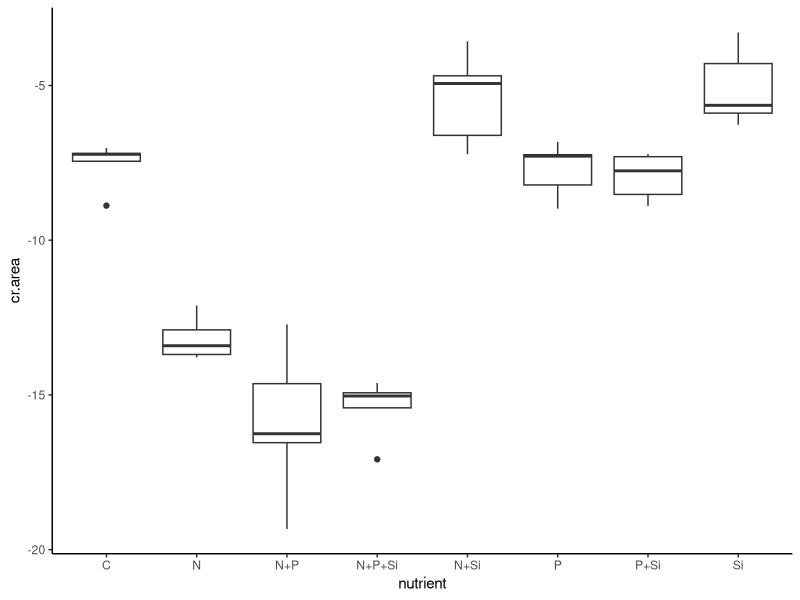
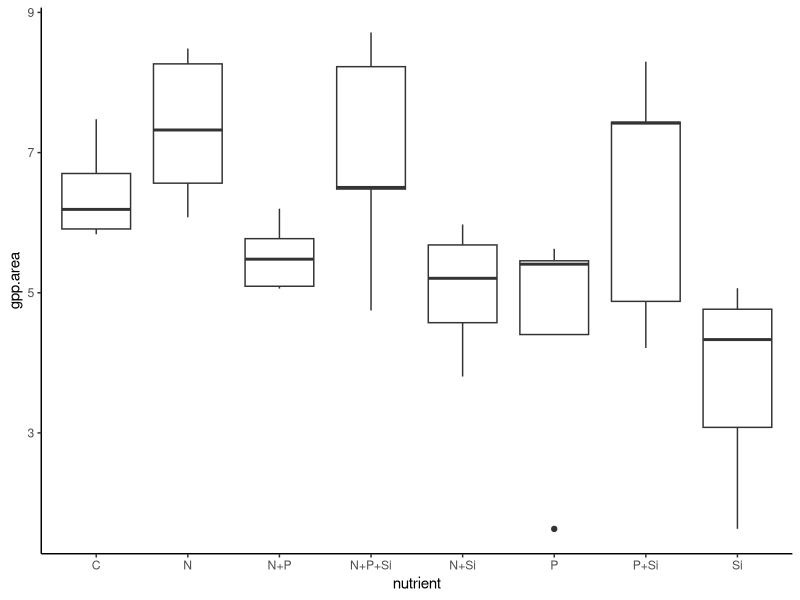
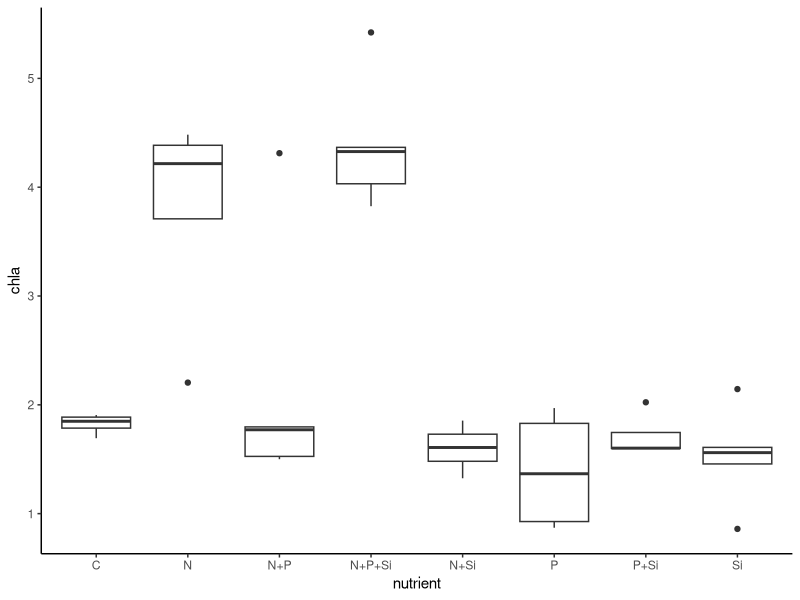
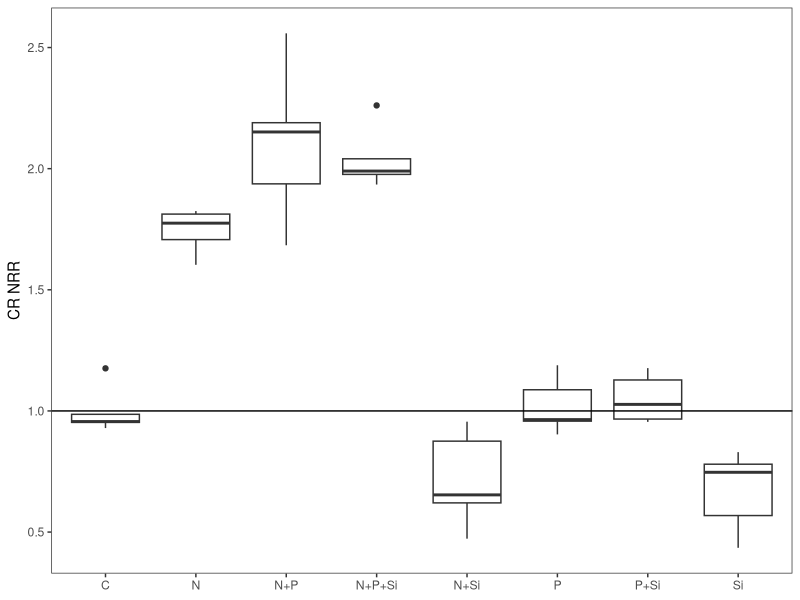
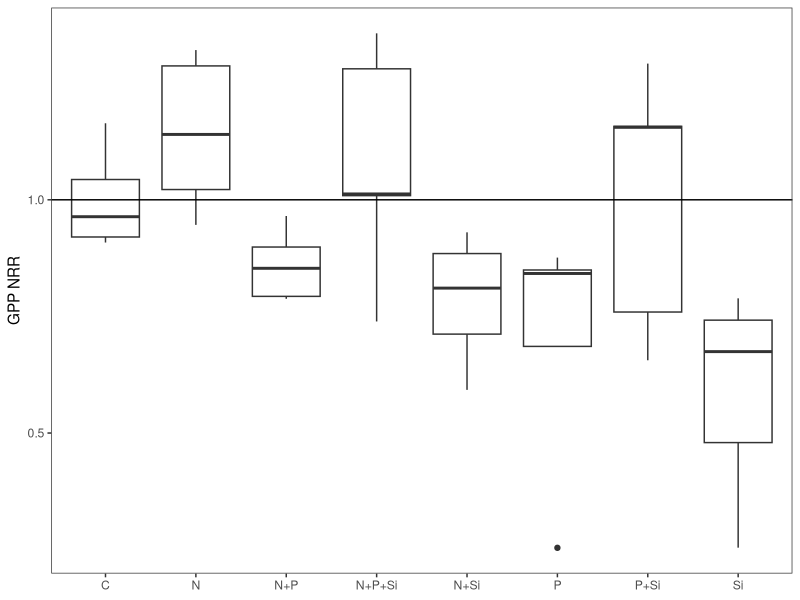
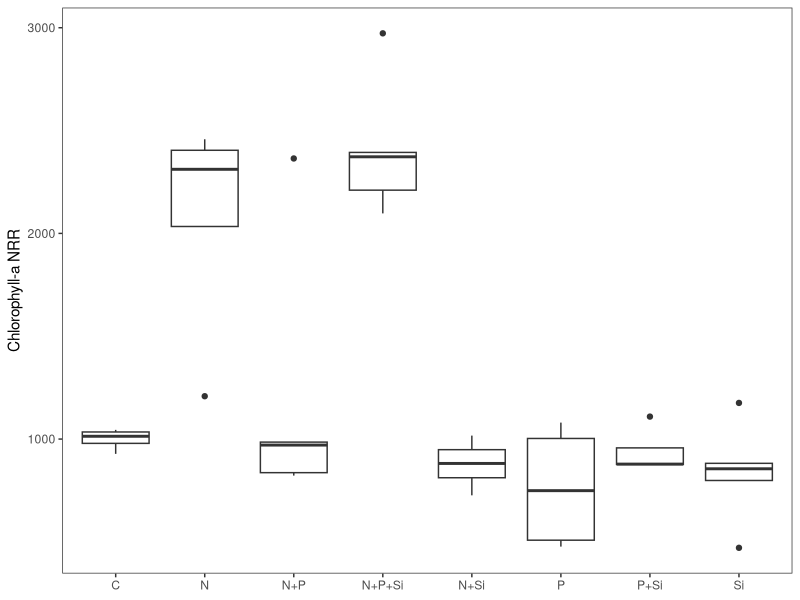
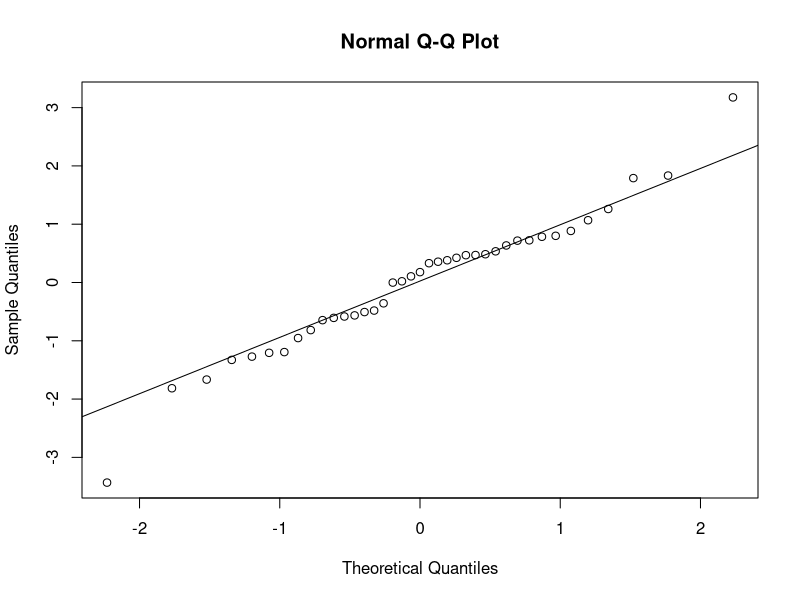
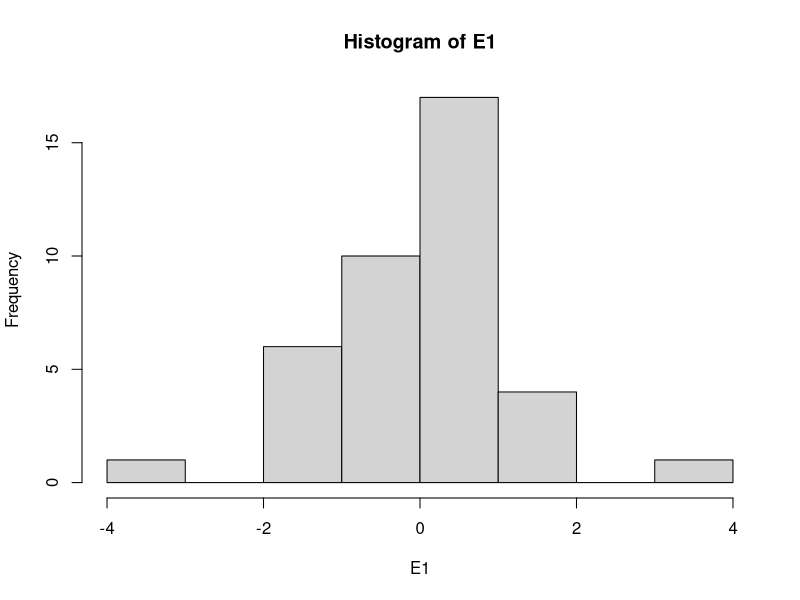

These figures' R source, in order: (Note: this script raises an error after producing the figures.)
#Author:  Clay Arango
#Creation date: 10-Feb-19
#Script to analyze NDS data from Summer 2018 WSB work with S. Roley and A. Alexiades

#packages
install.packages("nlme")
install.packages("nortest")
install.packages("plyr")
install.packages("dplyr")
install.packages("multcomp")
install.packages("MASS")
install.packages("ggplot2")
library(nlme)
library(nortest)
library(plyr)
library(dplyr)
library(multcomp)
library(MASS)
library(ggplot2)

#Load data
ring_summer <- read.table(file="ring_summer.csv", header=T, sep=",")

#set variable
d = ring_summer

#evaluate data to make sure factors are correct
names(d)

unique(d$nutrient) #control, N, NP, NPSi, NSi, P, PSi, Si
unique(d$N) #should be 0 and 1
unique(d$P) #should be 0 and 1
unique(d$Si) #should be 0 and 1
unique(d$top) #should be "sponge" and "glass"
#if need to change, use recode function below. 
d$top<-recode(d$top, "cellulose" ="sponge")
str(d)

#convert N and P and Si values (0 or 1 for absence or presence) to factors
d$N<-as.factor(d$N)
d$P<-as.factor(d$P)
d$Si<-as.factor(d$Si)
str(d)

#subset data into gpp and cr response
d.cr = subset(d, top=="sponge", data=d)
d.gpp = subset(d, top=="glass", data=d)

#check for outliers and check data entry before calculating CR-NRR
ggplot(d.cr, aes(x=nutrient, y=cr.area)) + geom_boxplot() + theme_classic()
#looks OK

#calculate nrr for cr
x<-ddply(d.cr, "nutrient", summarise, ave_cr = mean(cr.area, na.rm=T)) 
x
d.cr$cr.nrr = d.cr$cr.area/-7.554539 #divide by control ave_cr

#check for outliers and check data entry before calculating GPP- and chla-NRR
ggplot(d.gpp, aes(x=nutrient, y=gpp.area)) + geom_boxplot() + theme_classic()
#K8 data entry checks out, can stay in analysis
ggplot(d.gpp, aes(x=nutrient, y=chla)) + geom_boxplot() + theme_classic()
#S1, L7, N2 data entry checks out
#N2 could be excluded from analysis, but it won't affect NRR calculation

#calculate nrr for gpp and chla
x<- ddply(d.gpp, "nutrient", summarise, ave_gpp = mean(gpp.area, na.rm=T), ave_chla = mean(chla, na.rm=T)) 
x
d.gpp$gpp.nrr = d.gpp$gpp.area/6.422422 #divide by control ave_gpp
d.gpp$chla.nrr = d.gpp$chla/0.001824141 #divide by control ave_chla
#use to exclude outliers
#x1<- ddply(subset(d.gpp, !(nds.id=="F6")), "nutrient", summarise, ave_chla = mean(chla, na.rm=T)) 
#x1
#d.gpp$chla.nrr_1<-d.gpp$chla_ug_cm2/2.700340

#combine into one file and export
d.cr$chla.nrr<-NA
#d.cr$chla.nrr_1<-NA#for excluded outliers
d.cr$gpp.nrr<-NA
d.gpp$cr.nrr<-NA
d.nrr<-rbind(d.cr, d.gpp)
d.nrr$site.date<-"ring_summer"
write.table(d.nrr, "ring_summer_nrr.csv",  sep=",", quote=F, row.names =F)

###############
#plots of NRR
##############
ggplot(data=subset(d.cr, !(nutrient=="control")), aes(x=nutrient, y=cr.nrr))+geom_boxplot()+theme_bw()+
  ylab("CR NRR")+geom_abline(slope = 0, intercept = 1)+
  theme(axis.title.x=element_blank(), panel.grid.minor=element_blank(), panel.grid.major=element_blank())
#N limitation, possible P secondary limitation

ggplot(data=subset(d.gpp, !(nutrient=="control")), aes(x=nutrient, y=gpp.nrr))+geom_boxplot()+theme_bw()+
  ylab("GPP NRR")+geom_abline(slope = 0, intercept = 1)+
  theme(axis.title.x=element_blank(), panel.grid.minor=element_blank(), panel.grid.major=element_blank())
#possible N limitation (but not NP), likely no limitation

ggplot(data=subset(d.gpp, !(nutrient=="control")), aes(x=nutrient, y=chla.nrr))+geom_boxplot()+theme_bw()+
  ylab("Chlorophyll-a NRR")+geom_abline(slope = 0, intercept = 1)+ 
  theme(axis.title.x=element_blank(), panel.grid.minor=element_blank(), panel.grid.major=element_blank())
#N limitation (but why not N+P?)

##########
#NRR Summary Files
#########

GPP_sum<-ddply(d.gpp, "nutrient", summarise, ave_nrr.gpp=mean(gpp.nrr, na.rm=T), sd_nrr.gpp=sd(gpp.nrr, na.rm=T), 
               se_nrr.gpp =(sd(gpp.nrr)/sqrt(sum(!is.na(gpp.nrr)))), 
               ci95_nrr.gpp = (1.96*(sd(gpp.nrr)/sqrt(sum(!is.na(gpp.nrr))))),
               ave_nrr.chla=mean(chla.nrr, na.rm=T), sd_nrr.chla=sd(chla.nrr, na.rm=T), 
               se_nrr.chla =(sd(chla.nrr)/sqrt(sum(!is.na(chla.nrr)))), 
               ci95_nrr.chla = (1.96*(sd(chla.nrr)/sqrt(sum(!is.na(chla.nrr))))))
CR_sum<-ddply(d.cr, "nutrient", summarise, ave_nrr.cr=mean(cr.nrr, na.rm=T), sd_nrr.cr=sd(cr.nrr, na.rm=T), 
              se_nrr.cr =(sd(cr.nrr)/sqrt(sum(!is.na(cr.nrr)))), 
              ci95_nrr.cr = (1.96*(sd(cr.nrr)/sqrt(sum(!is.na(cr.nrr))))))

#now combine into one and export
d.sum<-merge(GPP_sum, CR_sum, by="nutrient")
d.sum$site_date<-"ring_summer"
write.table(d.sum, "ring_summer_summ.csv",  sep=",", quote=F, row.names=F)

############################################################
#analyze RESPIRATION data
############################################################

M1<-gls(cr.area~N*P*Si, data=d.cr, na.action=na.omit)
E1<-residuals(M1)
qqnorm(E1)
qqline(E1)
ad.test(E1)
   #residuals are normally distributed
hist(E1)  
plot(M1)

plot(filter(d.cr, !is.na(cr.area)) %>% dplyr::select(nutrient), 
     E1, xlab="nutrient", ylab="Residuals")
bartlett.test(cr.area~nutrient, data=d.cr)
   #variance test OK

anova(M1)
  
x <- group_by(d.cr, nutrient) %>%  # Grouping function causes subsequent functions to aggregate by season and reach
  summarize(cr.mean = abs(mean(cr.area, na.rm = TRUE)), # na.rm = TRUE to remove missing values
            cr.sd=abs(sd(cr.area, na.rm = TRUE)),  # na.rm = TRUE to remove missing values
            n = sum(!is.na(cr.area)), # of observations, excluding NAs. 
            cr.se=cr.sd/sqrt(n))

ggplot(data=x, aes(x=nutrient, y=cr.mean)) + 
  geom_bar(stat="identity", position=position_dodge(), color = "black") + 
  geom_errorbar(aes(ymin=cr.mean, ymax=cr.mean+cr.se), width=0.2, 
                position=position_dodge(0.9)) + 
  xlab("Nutrient") +
  ylab(expression(Respiration~(ug~O[2]~m^{-2}~h^{-1}))) +
  ylim(0,20) +
  labs(fill="Light") +
  theme_bw() +
  theme(panel.grid.major=element_blank(),
        panel.grid.minor=element_blank(),
        legend.title=element_text(size=6),
        legend.key=element_blank(), 
        legend.position=c(0.5,0.95), 
        legend.text=element_text(size=8), 
        legend.background=element_blank(), 
        legend.direction="horizontal", 
        legend.key.size=unit(0.3, "cm"), 
        axis.title.y=element_text(size=8), 
        axis.title.x=element_text(size=8), 
        axis.text.x=element_text(size=8))

#ggsave('output/figures/Ring_summer.tiff',
#       units="in",
#       width=3.25,
#       height=3.25,
#       dpi=1200,
#       compression="lzw")

#summarize nrr
x <- group_by(d.cr, nutrient) %>%  # Grouping function causes subsequent functions to aggregate by season and reach
  summarize(cr.mean = abs(mean(cr.nrr, na.rm = TRUE)), # na.rm = TRUE to remove missing values
            cr.sd=abs(sd(cr.nrr, na.rm = TRUE)),  # na.rm = TRUE to remove missing values
            n = sum(!is.na(cr.nrr)), # of observations, excluding NAs. 
            cr.se=cr.sd/sqrt(n))

############################################################
#analyze the PRODUCTION data
############################################################

M1<-gls(gpp.area~N*P*Si, data=d.gpp, na.action=na.omit) 
E1<-residuals(M1)
qqnorm(E1)
qqline(E1)
ad.test(E1)
   #residuals are not normal, but they are close

hist(E1, xlab="residuals", main="")
plot(M1)

plot(filter(d.gpp, !is.na(gpp.area)) %>% dplyr::select(nutrient), 
     E1, xlab="nutrient", ylab="Residuals")
bartlett.test(gpp.area~nutrient, data=d.gpp)
   #OK

anova(M1)
  
x <- group_by(d.gpp, nutrient) %>%  # Grouping function causes subsequent functions to aggregate by season and reach
  summarize(gpp.mean = abs(mean(gpp.area, na.rm = TRUE)), # na.rm = TRUE to remove missing values
            gpp.sd=abs(sd(gpp.area, na.rm = TRUE)),  # na.rm = TRUE to remove missing values
            n = sum(!is.na(gpp.area)), # of observations, excluding NAs. 
            gpp.se=gpp.sd/sqrt(n))

ggplot(data=x, aes(x=nutrient, y=gpp.mean)) + 
  geom_bar(stat="identity", position=position_dodge(), color = "black") + 
  geom_errorbar(aes(ymin=gpp.mean, ymax=gpp.mean+gpp.se), width=0.2, 
                position=position_dodge(0.9)) + 
  xlab("Nutrient") +
  ylab(expression(Production~(ug~O[2]~m^{-2}~h^{-1}))) +
  labs(fill="Light") +
  theme_bw() +
  theme(panel.grid.major=element_blank(),
        panel.grid.minor=element_blank(), 
        legend.title=element_text(size=6), 
        legend.key=element_blank(),  
        legend.position=c(0.5,0.95),  
        legend.text=element_text(size=8),  
        legend.background=element_blank(),  
        legend.direction="horizontal",  
        legend.key.size=unit(0.3, "cm"),  
        axis.title.y=element_text(size=8),  
        axis.title.x=element_text(size=8),  
        axis.text.x=element_text(size=8))

#ggsave('output/figures/gppByNutrient.tiff',
#       units="in",
#       width=3.25,
#       height=3.25,
#       dpi=1200,
#       compression="lzw")


#summarize nrr
x <- group_by(d.gpp, nutrient) %>%  # Grouping function causes subsequent functions to aggregate by season and reach
  summarize(gpp.mean = abs(mean(gpp.nrr, na.rm = TRUE)), # na.rm = TRUE to remove missing values
            gpp.sd=abs(sd(gpp.nrr, na.rm = TRUE)),  # na.rm = TRUE to remove missing values
            n = sum(!is.na(gpp.nrr)), # of observations, excluding NAs. 
            gpp.se=gpp.sd/sqrt(n))


#BELOW HERE IS NOT EDITED





############################################################
#analyze the CHL-A biomass on disks

M1<-gls(chla~N*P*light, data=roza_sum.chla, na.action=na.omit)
E1<-residuals(M1)
qqnorm(E1)
qqline(E1)
ad.test(E1)
  #residuals look bad (p=0.001)
hist(E1)
plot(M1)

vf1 = varIdent(form = ~ 1|N*P)
vf2 = varIdent(form = ~ 1|light)
vf3 = varIdent(form = ~ 1|N*P*light)
vf4 = varPower(form = ~ fitted(.)) 
vf5 = varExp(form = ~ fitted(.))
vf6 = varConstPower(form = ~ fitted(.))
vf7 = varExp(form = ~ fitted(.)|nutrient)

M2<-gls(chla~N*P*light, data=roza_sum.chla, na.action=na.omit, weights=vf1)
M3<-gls(chla~N*P*light, data=roza_sum.chla, na.action=na.omit, weights=vf2)
M4<-gls(chla~N*P*light, data=roza_sum.chla, na.action=na.omit, weights=vf3)
M5<-gls(chla~N*P*light, data=roza_sum.chla, na.action=na.omit, weights=vf4)
M6<-gls(chla~N*P*light, data=roza_sum.chla, na.action=na.omit, weights=vf5)
M7<-gls(chla~N*P*light, data=roza_sum.chla, na.action=na.omit, weights=vf6)
M8<-gls(chla~N*P*light, data=roza_sum.chla, na.action=na.omit, weights=vf7)

anova(M1,M2,M3,M4,M5,M6,M7,M8)

#M3 is best on AIC

E3<-residuals(M3)
qqnorm(E3)
qqline(E3)
ad.test(E3)
#residuals are not normal (p=0.001)
hist(E3, xlab="residuals", main="")
plot(M3)
  #hist and plot look good

plot(filter(roza_sum.chla, !is.na(chla)) %>% dplyr::select(light), 
     E3, xlab="light", ylab="Residuals")
bartlett.test(chla~light, data=roza_sum.chla)

plot(filter(roza_sum.chla, !is.na(chla)) %>% dplyr::select(nutrient), 
     E3, xlab="nutrient", ylab="Residuals")
bartlett.test(chla~nutrient, data=roza_sum.chla)

anova(M3)

#light is significant and N and P separately interact with light

x<-roza_sum.chla[complete.cases(roza_sum.chla$chla),]

with(x, 
     interaction.plot(nutrient,light,chla, 
                      ylim=c(0,1.5),lty=c(1,12),lwd=2,ylab="Chlorophyll a", 
                      xlab="Nutrient", trace.label="Light"))

x <- group_by(roza_sum.chla, nutrient, light) %>%  # Grouping function causes subsequent functions to aggregate by season and reach
  summarize(chla.mean = mean(chla, na.rm = TRUE), # na.rm = TRUE to remove missing values
            chla.sd=sd(chla, na.rm = TRUE),  # na.rm = TRUE to remove missing values
            n = sum(!is.na(chla)), # of observations, excluding NAs. 
            chla.se=chla.sd/sqrt(n))

ggplot(data=x, 
       aes(x=nutrient, y=chla.mean, fill=light)) + 
  geom_bar(stat="identity", position=position_dodge(), color = "black") + 
  geom_errorbar(aes(ymin=chla.mean, ymax=chla.mean+chla.se), width=0.2, 
                position=position_dodge(0.9)) + 
  scale_fill_manual(values=c("white","black")) +
  xlab("Nutrient") +
  ylab(expression(Chlorophyll~a~(ug~cm^{-2}))) +
  ylim(0,1.7) +
  labs(fill="Light") +
  theme_bw() +
  theme(panel.grid.major=element_blank(), 
        panel.grid.minor=element_blank(), 
        legend.title=element_text(size=6), 
        legend.key=element_blank(), 
        legend.position=c(0.5,0.95), 
        legend.text=element_text(size=8), 
        legend.background=element_blank(), 
        legend.direction="horizontal", 
        legend.key.size=unit(0.3, "cm"), 
        axis.title.y=element_text(size=8), 
        axis.title.x=element_text(size=8), 
        axis.text.x=element_text(size=8))

ggsave('output/figures/chlaByNutrientLight.tiff',
       units="in",
       width=3.25,
       height=3.25,
       dpi=1200,
       compression="lzw")



############################################################
############################################################
#calculate nrr mean and standard error
x1 <- group_by(roza_sum, nutrient, light) %>%  # Grouping function causes subsequent functions to aggregate by season and reach
  summarize(chla.nrr.mean = mean(chla.nrr, na.rm = TRUE), # na.rm = TRUE to remove missing values
            chla.nrr.sd=sd(chla.nrr, na.rm = TRUE),  # na.rm = TRUE to remove missing values
            chla.n = sum(!is.na(chla.nrr)), # of observations, excluding NAs. 
            chla.nrr.se=chla.nrr.sd/sqrt(chla.n))


x2 <- group_by(roza_sum, nutrient, light) %>%  # Grouping function causes subsequent functions to aggregate by season and reach
  summarize(gpp.nrr.mean = mean(gpp.nrr, na.rm = TRUE), # na.rm = TRUE to remove missing values
            gpp.nrr.sd=sd(gpp.nrr, na.rm = TRUE),  # na.rm = TRUE to remove missing values
            gpp.n = sum(!is.na(gpp.nrr)), # of observations, excluding NAs. 
            gpp.nrr.se=gpp.nrr.sd/sqrt(gpp.n))

x3 <- group_by(roza_sum, nutrient, light) %>%  # Grouping function causes subsequent functions to aggregate by season and reach
  summarize(cr.nrr.mean = mean(cr.nrr, na.rm = TRUE), # na.rm = TRUE to remove missing values
            cr.nrr.sd=sd(cr.nrr, na.rm = TRUE),  # na.rm = TRUE to remove missing values
            cr.n = sum(!is.na(cr.nrr)), # of observations, excluding NAs. 
            cr.nrr.se=cr.nrr.sd/sqrt(cr.n))

roza_sum.nrr<-cbind(x1,x2,x3)
roza_sum.nrr <- roza_sum.nrr[, !duplicated(colnames(roza_sum.nrr))]
write.csv(roza_sum.nrr, "roza_sum.nrr.csv")
